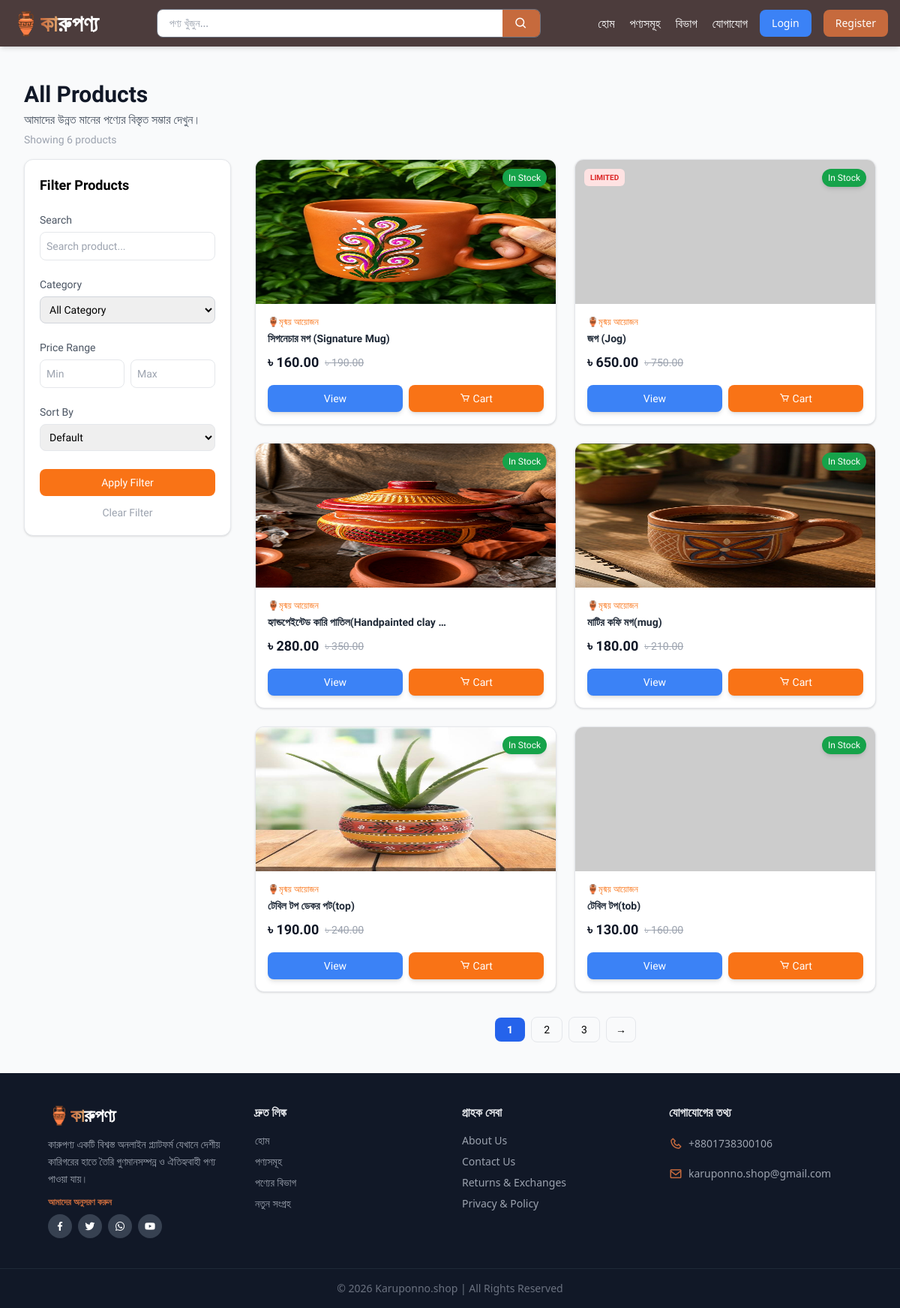
Screenshot of /products/ with the database file from the repository.
### backend/models.py (models this page shows, shortened)
class Product(models.Model):
    product_name=models.CharField(max_length=100)
    slug=models.SlugField(max_length=50,unique=True)
    category=models.ForeignKey(Category,on_delete=models.CASCADE)
    description=models.TextField(blank=True)
    price=models.DecimalField(max_digits=10,decimal_places=2)
    old_price=models.DecimalField(max_digits=10,decimal_places=2,null=True,blank=True)
    stock=models.PositiveBigIntegerField(default=1)
    available=models.BooleanField(default=True)
    weight=models.DecimalField(max_digits=10,decimal_places=2,null=True,blank=True,help_text="Weight in kg")
    main_image=models.ImageField(upload_to='products/%Y/%m/%d')
    created_date=models.DateTimeField(auto_now_add=True)
    updated_date=models.DateTimeField(auto_now=True)
    product_details=models.TextField(null=True,blank=True)
    order = models.PositiveIntegerField(default=0)
    class Meta:
        ordering = ['order']

class Category(models.Model):
    category_name=models.CharField(max_length=50)
    slug=models.SlugField(max_length=30,unique=True)
    image=models.ImageField(upload_to='products/%Y/%m/%d')
    description=models.TextField(blank=True)
    order = models.PositiveIntegerField(default=0)
    class Meta:
        ordering = ['order']
    def __str__(self):
        return self.category_name

### backend/views/product_views.py (the view)
# urls.py: path('products/',views.product_list,name='product_list'),
def product_list(request):
    products=Product.objects.all()
    categories=Category.objects.all()
    category=request.GET.get('category')
    min_price=request.GET.get('min_price')
    max_price=request.GET.get('max_price')
    search=request.GET.get('search')
    sort=request.GET.get('sort')
    q = request.GET.get('q', '')
    if q:
        products = Product.objects.filter(
            product_name__icontains=q,
            available=True
        )
    else:
        products = Product.objects.filter(available=True)
    if category:
        products=products.filter(category__slug=category)
    if min_price:
        products=products.filter(price__gte=min_price)
    if max_price:
        products=products.filter(price__lte=max_price)
    if search:
        products=products.filter(product_name__icontains=search)
    if sort == 'low':
        products = products.order_by('price')
    elif sort == 'high':
        products = products.order_by('-price')
    elif sort == 'latest':
        products = products.order_by('-id')
    paginator = Paginator(products, 6) # প্রতি page এ 6টা
    page_number = request.GET.get('page')
    products = paginator.get_page(page_number)
    return render(request,'shop/product_list.html',{
        'products':products,
        'categories':categories,
        'q':q,
       })

### backend/context_processors.py (called while the page is built)
def cart_item_count(request):
    if request.user.is_authenticated:
        cart_items = Cart.objects.filter(user=request.user)
        total_items = sum(item.quantity for item in cart_items)
    else:
        total_items = 0
    return {'cart_item_count': total_items}

### backend/templates/shop/product_list.html (shortened to what this page needs)
{% extends 'base.html' %}
{% load static %}
{% block content %}
<section class="font-['Tiro_Bangla'] py-6 bg-gray-50 mt-10">
    <div class="max-w-7xl mx-auto px-4 md:px-8">
        <div class="mb-4">
            <h2 class="text-3xl font-bold text-gray-900 mb-1">All Products</h2>
            <p class="text-gray-600 mt-1">আমাদের উন্নত মানের পণ্যের বিস্তৃত সম্ভার দেখুন।</p>
            <p class="text-gray-400 text-sm mt-1">Showing {{ products|length }} products</p>
        </div>
        <div class="flex flex-col lg:flex-row gap-8 mt-4">
            <aside class="w-full lg:w-1/4">
                <form method="GET"id="filter-form" class="bg-white p-5 rounded-xl shadow border sticky top-20">
                    <h3 class="text-lg font-semibold mb-5">Filter Products</h3>
                    <div class="mb-5">
                        <label class="text-sm font-medium text-gray-600">Search</label>
                        <input type="text" name="search" value="{{ request.GET.search }}"
                            placeholder="Search product..."
                            class="w-full border p-2 rounded-lg mt-1 text-sm focus:outline-none focus:border-orange-400" />
                    </div>
                    <div class="mb-5">
                        <label class="text-sm font-medium text-gray-600">Category</label>
                        <select name="category"
                            class="w-full border border-gray-300 p-2 rounded-lg mt-1 text-sm focus:outline-none focus:border-orange-400">
                            <option value="">All Category</option>
                        </select>
                    </div>
                    <div class="mb-5">
                        <label class="text-sm font-medium text-gray-600">Price Range</label>
                        <div class="flex gap-2 mt-1">
                            <input type="number" name="min_price" placeholder="Min"
                                value="{{ request.GET.min_price }}"
                                class="w-full border p-2 rounded-lg text-sm focus:outline-none focus:border-orange-400" />
                            <input type="number" name="max_price" placeholder="Max"
                                value="{{ request.GET.max_price }}"
                                class="w-full border p-2 rounded-lg text-sm focus:outline-none focus:border-orange-400" />
                        </div>
                    </div>
                    <div class="mb-6">
                        <label class="text-sm font-medium text-gray-600">Sort By</label>
                        <select name="sort" class="w-full border p-2 rounded-lg mt-1 text-sm focus:outline-none focus:border-orange-400">
                            <option value="">Default</option>
                        </select>
                    </div>
                    <button type="submit"
                        class="w-full bg-orange-500 text-white py-2 rounded-lg hover:bg-orange-600 transition text-sm font-medium">
                        Apply Filter
                    </button>
                    <a href="{% url 'backend:product_list' %}"
                        class="block text-center mt-3 text-sm text-gray-400 hover:text-gray-600 transition">
                        Clear Filter
                    </a>
                </form>
            </aside>
            <div class="w-full lg:w-3/4">
                <div class="grid grid-cols-2 sm:grid-cols-2 xl:grid-cols-3 gap-6">
                    {% for product in products %}
                    <div class="bg-white border rounded-xl shadow hover:shadow-lg hover:border-gray-300 transition-all duration-300 group relative flex flex-col h-full overflow-hidden">
                        {% if product.stock > 0 and product.stock < 5 %}
                        <span class="absolute top-3 left-3 z-10 bg-red-100 text-red-600 text-[10px] font-bold px-2 py-1 rounded-md uppercase">
                            Limited
                        </span>
                        {% endif %}
                        {% if product.stock > 0 %}
                        <span class="absolute top-3 right-3 z-10 bg-green-600 text-white text-xs px-2 py-1 rounded-full shadow-md">
                            In Stock
                        </span>
                        {% else %}
                        <span class="absolute top-3 right-3 z-10 bg-red-500 text-white text-xs px-2 py-1 rounded-full">
                            Out of Stock
                        </span>
                        {% endif %}
                        <div class="overflow-hidden">
                            {% if product.stock > 0 %}
                            <a href="{% url 'backend:product_detail' product.slug %}">
                                <img src="{{ product.main_image.url }}"
                                    onerror="this.src='https://placehold.co/400x300?text=No+Image'"
                                    class="w-full h-48 object-cover-fit group-hover:scale-105 transition-transform duration-300" />
                            </a>
                            {% else %}
                            <img src="{{ product.main_image.url }}"
                                onerror="this.src='https://placehold.co/400x300?text=No+Image'"
                                class="w-full h-48 object-cover opacity-50" />
                            {% endif %}
                        </div>
                        <div class="p-4 flex flex-col flex-grow">
                            <p class="text-xs text-orange-500 mb-1">{{ product.category }}</p>
                            <h3 class="font-semibold text-gray-800 text-sm group-hover:text-green-600 transition">
                                <a href="{% url 'backend:product_detail' product.slug %}">
                                    {{ product.product_name|truncatewords:4 }}
                                </a>
                            </h3>
                            <div class="mt-2 flex gap-2 items-center">
                                <span class="text-lg font-bold text-gray-900">৳ {{ product.price }}</span>
                                {% if product.old_price %}
                                <span class="text-sm text-gray-400 line-through">৳ {{ product.old_price }}</span>
                                {% endif %}
                            </div>
                            <div class="mt-auto pt-4 flex gap-2 text-sm">
                                {% if product.stock > 0 %}
                                <a href="{% url 'backend:product_detail' product.slug %}"
                                    class="flex-1 text-center text-white bg-blue-500 py-2 rounded-lg hover:bg-blue-600 transition shadow-md">
                                    View
                                </a>
                                <a href="{% url 'backend:cart_add' product.id %}"
                                    class="flex-1 text-center bg-orange-500 text-white py-2 rounded-lg hover:bg-orange-600 transition shadow-md">
                                    <i class="bx bx-cart"></i> Cart
                                </a>
                                {% else %}
                                <button disabled
                                    class="flex-1 bg-gray-100 py-2 text-gray-400 rounded-lg cursor-not-allowed text-sm">
                                    Out of Stock
                                </button>
                                {% endif %}
                            </div>
                        </div>
                    </div>
                    {% endfor %}
                </div>
                {% if products.paginator.num_pages > 1 %}
                <nav class="mt-10 flex justify-center mb-6">
                    <ul class="flex items-center gap-2 text-sm">
                        {% for num in products.paginator.page_range %}
                            {% if products.number == num %}
                            <li>
                                <span class="px-4 py-2 bg-blue-600 text-white rounded-lg font-semibold">{{ num }}</span>
                            </li>
                            {% elif num > products.number|add:'-3' and num < products.number|add:'3' %}
                            <li>
                                <a href="?page={{ num }}&category={{ request.GET.category }}&q={{ request.GET.q }}&sort={{ request.GET.sort }}&min_price={{ request.GET.min_price }}&max_price={{ request.GET.max_price }}"
                                    class="px-4 py-2 border rounded-lg hover:bg-gray-100 transition">{{ num }}</a>
                            </li>
                            {% endif %}
                        {% endfor %}
                        {% if products.has_next %}
                        <li>
                            <a href="?page={{ products.next_page_number }}&category={{ request.GET.category }}&q={{ request.GET.q }}&sort={{ request.GET.sort }}&min_price={{ request.GET.min_price }}&max_price={{ request.GET.max_price }}"
                                class="px-3 py-2 border rounded-lg hover:bg-gray-100 transition">→</a>
                        </li>
                        {% endif %}
                    </ul>
                </nav>
                {% endif %}
            </div>
        </div>
    </div>
</section>
{% endblock %}

### rows the page displays
Product: stock "In Stock", main_image (picture), category "🏺মৃন্ময় আয়োজন", product_name "সিগনেচার মগ (Signature Mug)", price "160.00", old_price "190.00"
Product: stock "LIMITED", category "🏺মৃন্ময় আয়োজন", product_name "জগ (Jog)", price "650.00", old_price "750.00"
Product: stock "In Stock", main_image (picture), category "🏺মৃন্ময় আয়োজন", product_name "হ্যান্ডপেইন্টেড কারি পাতিল(Handpainted clay …", price "280.00", old_price "350.00"
Product: stock "In Stock", main_image (picture), category "🏺মৃন্ময় আয়োজন", product_name "মাটির কফি মগ(mug)", price "180.00", old_price "210.00"
Product: stock "In Stock", main_image (picture), category "🏺মৃন্ময় আয়োজন", product_name "টেবিল টপ ডেকর পট(top)", price "190.00", old_price "240.00"
Product: stock "In Stock", category "🏺মৃন্ময় আয়োজন", product_name "টেবিল টপ(tob)", price "130.00", old_price "160.00"

### other values shown
{{ products|length }} "6"
{{ num }} "1"
{{ num }} "2" "3"
